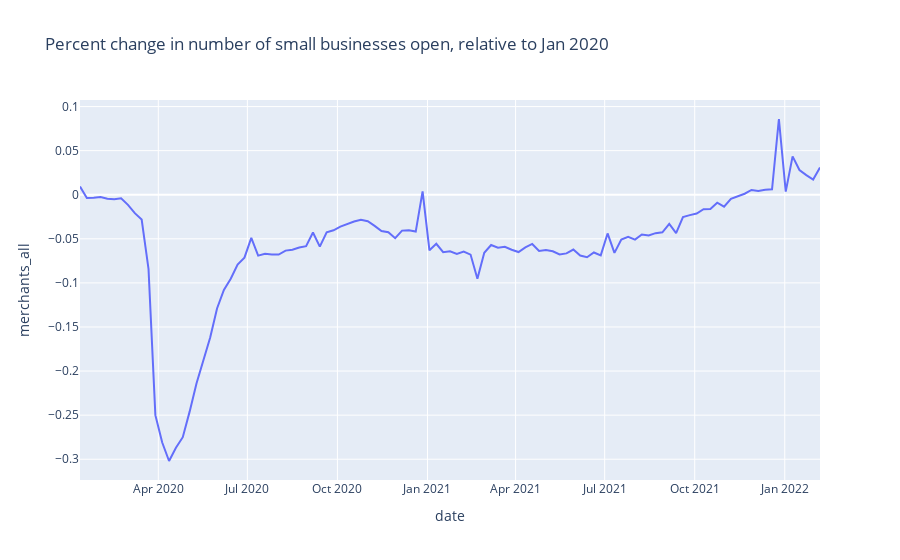

Source (notebook cell):
### Code cell
fig = px.line(womp_national, x="date", y="merchants_all", 
              title='Percent change in number of small businesses open, relative to Jan 2020')
fig.show()
